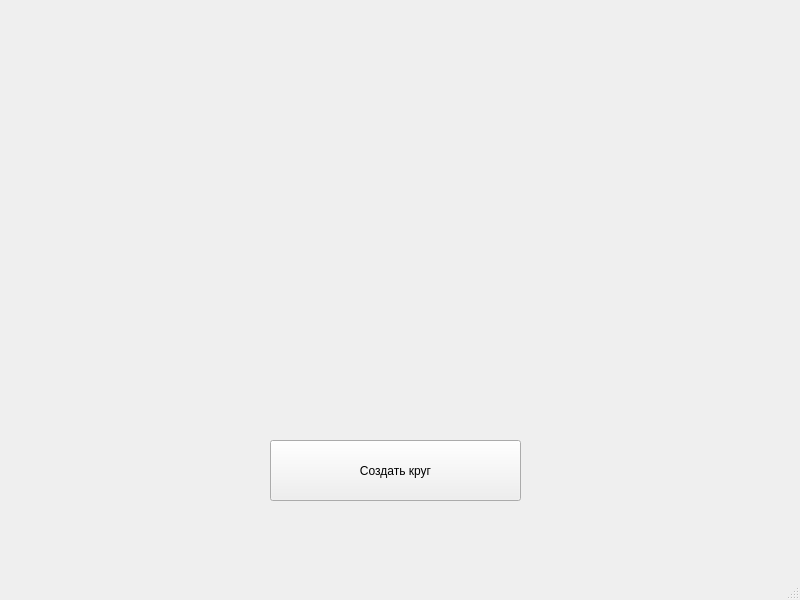
<?xml version="1.0" encoding="UTF-8"?>
<ui version="4.0">
 <class>MainWindow</class>
 <widget class="QMainWindow" name="MainWindow">
  <property name="geometry">
   <rect>
    <x>0</x>
    <y>0</y>
    <width>800</width>
    <height>600</height>
   </rect>
  </property>
  <property name="windowTitle">
   <string>MainWindow</string>
  </property>
  <widget class="QWidget" name="centralwidget">
   <widget class="QPushButton" name="button_color">
    <property name="geometry">
     <rect>
      <x>270</x>
      <y>440</y>
      <width>251</width>
      <height>61</height>
     </rect>
    </property>
    <property name="text">
     <string>Создать круг</string>
    </property>
   </widget>
  </widget>
  <widget class="QMenuBar" name="menubar">
   <property name="geometry">
    <rect>
     <x>0</x>
     <y>0</y>
     <width>800</width>
     <height>21</height>
    </rect>
   </property>
  </widget>
  <widget class="QStatusBar" name="statusbar"/>
 </widget>
 <resources/>
 <connections/>
</ui>
